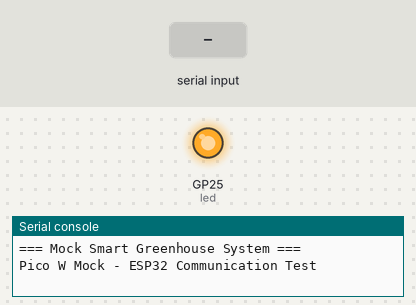
Bench run of a program on a simulated Raspberry Pi Pico running MicroPython. On the bench: output pins drawn as LEDs (lit = HIGH), the last lines printed to the serial console. Inputs (shaded band) come from the test bench. Random numbers come from a fixed seed.

Above: at 0.1 s.
At 3.4 s:
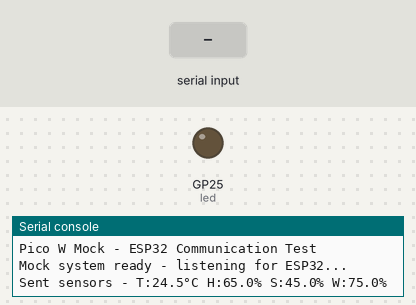
3.5 s: "REQ:SENSORS\n" received over the second serial link
5.0 s: "REQ:STATUS\n" received over the second serial link
6.5 s: "CMD:\n" received over the second serial link
Timing chart, 0 to 9.5 s (numbered marks = the images above; inputs shaded):
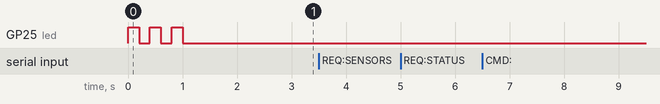

The program:

main.py
```python
"""
Smart Greenhouse Control System - Raspberry Pi Pico W (Mock Version)
Simple mock implementation for testing ESP32 communication
Generates fake sensor data and responds to control commands
"""

from machine import UART, Pin
import time
import random

# UART Communication with ESP32
uart = UART(0, baudrate=115200, tx=Pin(0), rx=Pin(1))

# LED for status indication
led = Pin("LED", Pin.OUT)

# Mock system state
class MockGreenhouseState:
    def __init__(self):
        # Mock sensor readings (will vary over time)
        self.temperature = 24.5
        self.humidity = 65.0
        self.soil_moisture = 45.0
        self.water_level = 75.0

        # Control states
        self.water_pump_active = False
        self.grow_light_active = False
        self.air_fan_active = False

        # Timing
        self.last_sensor_update = 0
        self.last_data_send = 0

state = MockGreenhouseState()

def update_mock_sensors():
    """Generate realistic mock sensor data that changes over time"""
    # Temperature varies slightly (22-26°C)
    state.temperature += random.uniform(-0.2, 0.2)
    state.temperature = max(22.0, min(26.0, state.temperature))

    # Humidity varies (60-70%)
    state.humidity += random.uniform(-1.0, 1.0)
    state.humidity = max(60.0, min(70.0, state.humidity))

    # Soil moisture decreases over time, increases when watering
    if state.water_pump_active:
        state.soil_moisture += 2.0  # Increase when watering
    else:
        state.soil_moisture -= 0.1  # Slowly decrease over time
    state.soil_moisture = max(0.0, min(100.0, state.soil_moisture))

    # Water level decreases when watering
    if state.water_pump_active:
        state.water_level -= 0.5
    else:
        state.water_level += 0.1  # Slowly refill
    state.water_level = max(0.0, min(100.0, state.water_level))

    state.last_sensor_update = time.ticks_ms()

def control_water_pump(active):
    """Mock control of water pump"""
    state.water_pump_active = active
    send_status_update("WATER", "ON" if active else "OFF")
    print(f"Mock Water pump: {'ON' if active else 'OFF'}")

def control_grow_light(active):
    """Mock control of grow light"""
    state.grow_light_active = active
    send_status_update("LIGHT", "ON" if active else "OFF")
    print(f"Mock Grow light: {'ON' if active else 'OFF'}")

def control_air_fan(active):
    """Mock control of air circulation fan"""
    state.air_fan_active = active
    send_status_update("AIR", "ON" if active else "OFF")
    print(f"Mock Air fan: {'ON' if active else 'OFF'}")

def send_sensor_data():
    """Send mock sensor data to ESP32"""
    uart.write(f"SENSOR:TEMP:{state.temperature:.1f}\n")
    uart.write(f"SENSOR:HUMIDITY:{state.humidity:.1f}\n")
    uart.write(f"SENSOR:SOIL:{state.soil_moisture:.1f}\n")
    uart.write(f"SENSOR:WATER:{state.water_level:.1f}\n")
    print(f"Sent sensors - T:{state.temperature:.1f}°C H:{state.humidity:.1f}% S:{state.soil_moisture:.1f}% W:{state.water_level:.1f}%")

def send_status_update(system, status):
    """Send status update to ESP32"""
    uart.write(f"STATUS:{system}:{status}\n")

def send_all_status():
    """Send current status of all systems"""
    send_status_update("WATER", "ON" if state.water_pump_active else "OFF")
    send_status_update("LIGHT", "ON" if state.grow_light_active else "OFF")
    send_status_update("AIR", "ON" if state.air_fan_active else "OFF")

def process_uart_commands():
    """Process commands from ESP32"""
    if uart.any():
        try:
            line = uart.readline()
            if line:
                cmd = line.decode().strip()
                print(f"Received: {cmd}")

                # Request commands
                if cmd == "REQ:SENSORS":
                    send_sensor_data()
                elif cmd == "REQ:STATUS":
                    send_all_status()

                # Control commands: CMD:SYSTEM:ACTION
                elif cmd.startswith("CMD:"):
                    parts = cmd.split(":")
                    if len(parts) == 3:
                        system = parts[1]
                        action = parts[2]

                        if system == "WATER":
                            control_water_pump(action == "ON")
                        elif system == "LIGHT":
                            control_grow_light(action == "ON")
                        elif system == "AIR":
                            control_air_fan(action == "ON")

        except Exception as e:
            print(f"UART error: {e}")

def main():
    """Main mock system loop"""
    print("=== Mock Smart Greenhouse System ===")
    print("Pico W Mock - ESP32 Communication Test")

    # Boot LED pattern
    for _ in range(3):
        led.on()
        time.sleep(0.2)
        led.off()
        time.sleep(0.2)

    print("Mock system ready - listening for ESP32...")
    uart.write("PICO:READY\n")

    # Send initial sensor data
    time.sleep(1)
    send_sensor_data()
    send_all_status()

    # Main loop
    while True:
        try:
            # Handle UART communication
            process_uart_commands()

            # Update mock sensors every 2 seconds
            if time.ticks_diff(time.ticks_ms(), state.last_sensor_update) > 2000:
                led.on()
                update_mock_sensors()
                led.off()

            # Send sensor data every 5 seconds
            if time.ticks_diff(time.ticks_ms(), state.last_data_send) > 5000:
                send_sensor_data()
                state.last_data_send = time.ticks_ms()

            time.sleep(0.1)

        except Exception as e:
            print(f"Main loop error: {e}")
            led.on()
            time.sleep(0.5)
            led.off()
            time.sleep(0.5)

if __name__ == "__main__":
    main()
```
